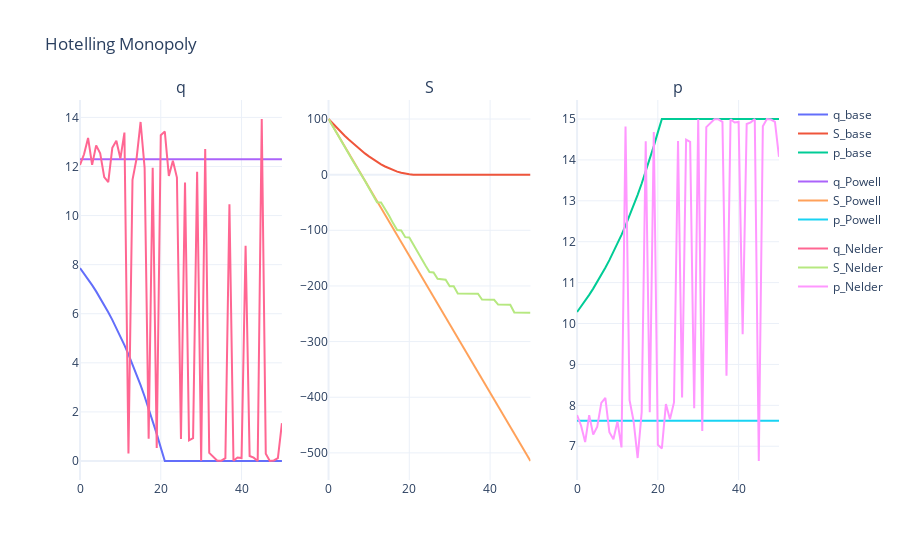

Write notebook code for a chart like this one.
### Markdown cell above
You have a monopolist hotelling model with the characteristics defined below. $S$ defines the finite resource stock, $p_t$ the inverse demand function, $q_t$ the extraction rate and $r$ the constant discount rate.
Complete the code below so that the optimization model runs with good results.
$$
\begin{array}{l}
    S_{t+1} = S_t - q_t \\
    \\
    p_t = a - b q_t\\
    \\
    c_t = c \\
    \\
    \sum_0^{T} q_t \overset{!}{=} S_0\\
    \\
    \rho^t = 1/(1+r)^t\\
\end{array}
$$

Hints for what to do step by step (marked by `<...>` in the code): 
1. Define the function for the state variables $S$
2. Define the constraint function
3. Adjust the extraction costs from a constant $c$ to a linear cost function $c_t = c*q_t$ 
4. (Advanced) Run another model again using the `solver_method='Powell'` and `solver_method='Nelder-Mead`

### Code cell
def hotelling_mono(T = 50, S0 = 100, a=15, b=-0.6, c=0.25, r = 0.05, solver_method = 'SLSQP'):
    rho = 1/(1+r)**np.arange(T+1)

    # State Variables -----------------------------------
    def f_S(i_q):
        S = np.zeros(T+1)
        S[0] = S0
        for t in range(1, T+1):
            S[t] = S[t-1] - i_q[t-1]
        return S
    
    def f_p(i_q):
        return a + b*i_q
    
    def f_c(i_q): 
        return np.full(T+1, c)
    
    # Objective Function -------------------------------
    def f_obj(i_q):
        p = f_p(i_q)
        c = f_c(i_q)

        obj_value = sum(rho[t]*(p[t]-c[t])*i_q[t] for t in range(T+1))

        return -1* obj_value
    
    # Decision Variables -------------------------------
    q = np.full(T+1, 2)
    bnds = [(0, S0) for t in range(T+1)]

    # Constraints --------------------------------------
    def c_total_extr(i_q):
        return S0 - sum([i_q[t] for t in range(T+1)])
    
    cnstr = [
        {'type': 'eq', 'fun': c_total_extr},
    ]   

    # Optimization ---------------------------------
    results = opt.minimize(f_obj, q, bounds=bnds, constraints=cnstr,
                    options={'disp': False}, 
                    method=solver_method
    )

    # Results to Dataframe ------------------------------
    q_opt = results.x
    S_opt = f_S(q_opt)
    p_opt = f_p(q_opt)

    df = pd.DataFrame({
        't': np.arange(T+1),
        'q': q_opt,
        'S': S_opt,
        'p': p_opt,
    })
    return df

df_hotell = hotelling_mono()
df_hotell_powell = hotelling_mono(solver_method='Powell')
df_hotell_nelder = hotelling_mono(solver_method='Nelder-Mead')

fig = make_subplots(rows=1, cols=3, subplot_titles=('q', 'S', 'p'))
add_trace_1x3_subplot(fig, df_hotell, 't', ('q', 'S', 'p'), '_base')
add_trace_1x3_subplot(fig, df_hotell_powell, 't', ('q', 'S', 'p'), '_Powell')
add_trace_1x3_subplot(fig, df_hotell_nelder, 't', ('q', 'S', 'p'), '_Nelder')

fig.update_layout(title='Hotelling Monopoly', template='plotly_white')
fig.show()

### Figure 1 — Plotly figure (JSON) as saved in the notebook; plotly's stock layout.template omitted (floating-point values rounded to 4 significant figures)
{"data": [{"legendgroup": "_base", "mode": "lines", "name": "q_base", "type": "scatter", "x": [0, 1, 2, 3, 4, 5, 6, 7, 8, 9, 10, 11, 12, 13, 14, 15, 16, 17, 18, 19, 20, 21, 22, 23, 24, 25, 26, 27, 28, 29, 30, 31, 32, 33, 34, 35, 36, 37, 38, 39, 40, 41, 42, 43, 44, 45, 46, 47, 48, 49, 50], "xaxis": "x", "y": [7.865, 7.644, 7.411, 7.167, 6.911, 6.642, 6.359, 6.063, 5.751, 5.424, 5.081, 4.72, 4.341, 3.944, 3.527, 3.089, 2.628, 2.145, 1.638, 1.105, 0.546, 2.078e-15, 1.454e-16, 2.557e-16, 8.045e-16, 1.12e-15, 0, 0, 0, 4.025e-16, 1.128e-16, 9.881e-16, 0, 0, 0, 2.995e-16, 2.658e-16, 0, 0, 0, 0, 0, 0, 0, 0, 1.401e-15, 1.479e-15, 0, 0, 1.346e-15, 8.269e-16], "yaxis": "y"}, {"legendgroup": "_base", "mode": "lines", "name": "S_base", "type": "scatter", "x": [0, 1, 2, 3, 4, 5, 6, 7, 8, 9, 10, 11, 12, 13, 14, 15, 16, 17, 18, 19, 20, 21, 22, 23, 24, 25, 26, 27, 28, 29, 30, 31, 32, 33, 34, 35, 36, 37, 38, 39, 40, 41, 42, 43, 44, 45, 46, 47, 48, 49, 50], "xaxis": "x2", "y": [100, 92.14, 84.49, 77.08, 69.91, 63.0, 56.36, 50.0, 43.94, 38.19, 32.76, 27.68, 22.96, 18.62, 14.68, 11.15, 8.062, 5.434, 3.289, 1.651, 0.546, -1.543e-14, -1.751e-14, -1.766e-14, -1.791e-14, -1.872e-14, -1.984e-14, -1.984e-14, -1.984e-14, -1.984e-14, -2.024e-14, -2.035e-14, -2.134e-14, -2.134e-14, -2.134e-14, -2.134e-14, -2.164e-14, -2.19e-14, -2.19e-14, -2.19e-14, -2.19e-14, -2.19e-14, -2.19e-14, -2.19e-14, -2.19e-14, -2.19e-14, -2.331e-14, -2.478e-14, -2.478e-14, -2.478e-14, -2.613e-14], "yaxis": "y2"}, {"legendgroup": "_base", "mode": "lines", "name": "p_base", "type": "scatter", "x": [0, 1, 2, 3, 4, 5, 6, 7, 8, 9, 10, 11, 12, 13, 14, 15, 16, 17, 18, 19, 20, 21, 22, 23, 24, 25, 26, 27, 28, 29, 30, 31, 32, 33, 34, 35, 36, 37, 38, 39, 40, 41, 42, 43, 44, 45, 46, 47, 48, 49, 50], "xaxis": "x3", "y": [10.28, 10.41, 10.55, 10.7, 10.85, 11.01, 11.18, 11.36, 11.55, 11.75, 11.95, 12.17, 12.4, 12.63, 12.88, 13.15, 13.42, 13.71, 14.02, 14.34, 14.67, 15.0, 15, 15, 15, 15, 15, 15, 15, 15, 15, 15, 15, 15, 15, 15, 15, 15, 15, 15, 15, 15, 15, 15, 15, 15, 15, 15, 15, 15, 15], "yaxis": "y3"}, {"legendgroup": "_Powell", "mode": "lines", "name": "q_Powell", "type": "scatter", "x": [0, 1, 2, 3, 4, 5, 6, 7, 8, 9, 10, 11, 12, 13, 14, 15, 16, 17, 18, 19, 20, 21, 22, 23, 24, 25, 26, 27, 28, 29, 30, 31, 32, 33, 34, 35, 36, 37, 38, 39, 40, 41, 42, 43, 44, 45, 46, 47, 48, 49, 50], "xaxis": "x", "y": [12.29, 12.29, 12.29, 12.29, 12.29, 12.29, 12.29, 12.29, 12.29, 12.29, 12.29, 12.29, 12.29, 12.29, 12.29, 12.29, 12.29, 12.29, 12.29, 12.29, 12.29, 12.29, 12.29, 12.29, 12.29, 12.29, 12.29, 12.29, 12.29, 12.29, 12.29, 12.29, 12.29, 12.29, 12.29, 12.29, 12.29, 12.29, 12.29, 12.29, 12.29, 12.29, 12.29, 12.29, 12.29, 12.29, 12.29, 12.29, 12.29, 12.29, 12.29], "yaxis": "y"}, {"legendgroup": "_Powell", "mode": "lines", "name": "S_Powell", "type": "scatter", "x": [0, 1, 2, 3, 4, 5, 6, 7, 8, 9, 10, 11, 12, 13, 14, 15, 16, 17, 18, 19, 20, 21, 22, 23, 24, 25, 26, 27, 28, 29, 30, 31, 32, 33, 34, 35, 36, 37, 38, 39, 40, 41, 42, 43, 44, 45, 46, 47, 48, 49, 50], "xaxis": "x2", "y": [100, 87.71, 75.42, 63.12, 50.83, 38.54, 26.25, 13.96, 1.667, -10.63, -22.92, -35.21, -47.5, -59.79, -72.08, -84.38, -96.67, -109.0, -121.3, -133.5, -145.8, -158.1, -170.4, -182.7, -195.0, -207.3, -219.6, -231.9, -244.2, -256.5, -268.8, -281.0, -293.3, -305.6, -317.9, -330.2, -342.5, -354.8, -367.1, -379.4, -391.7, -404.0, -416.3, -428.5, -440.8, -453.1, -465.4, -477.7, -490.0, -502.3, -514.6], "yaxis": "y2"}, {"legendgroup": "_Powell", "mode": "lines", "name": "p_Powell", "type": "scatter", "x": [0, 1, 2, 3, 4, 5, 6, 7, 8, 9, 10, 11, 12, 13, 14, 15, 16, 17, 18, 19, 20, 21, 22, 23, 24, 25, 26, 27, 28, 29, 30, 31, 32, 33, 34, 35, 36, 37, 38, 39, 40, 41, 42, 43, 44, 45, 46, 47, 48, 49, 50], "xaxis": "x3", "y": [7.625, 7.625, 7.625, 7.625, 7.625, 7.625, 7.625, 7.625, 7.625, 7.625, 7.625, 7.625, 7.625, 7.625, 7.625, 7.625, 7.625, 7.625, 7.625, 7.625, 7.625, 7.625, 7.625, 7.625, 7.625, 7.625, 7.625, 7.625, 7.625, 7.625, 7.625, 7.625, 7.625, 7.625, 7.625, 7.625, 7.625, 7.625, 7.625, 7.625, 7.625, 7.625, 7.625, 7.625, 7.625, 7.625, 7.625, 7.625, 7.625, 7.625, 7.625], "yaxis": "y3"}, {"legendgroup": "_Nelder", "mode": "lines", "name": "q_Nelder", "type": "scatter", "x": [0, 1, 2, 3, 4, 5, 6, 7, 8, 9, 10, 11, 12, 13, 14, 15, 16, 17, 18, 19, 20, 21, 22, 23, 24, 25, 26, 27, 28, 29, 30, 31, 32, 33, 34, 35, 36, 37, 38, 39, 40, 41, 42, 43, 44, 45, 46, 47, 48, 49, 50], "xaxis": "x", "y": [12.06, 12.5, 13.16, 12.06, 12.86, 12.53, 11.56, 11.37, 12.76, 13.05, 12.32, 13.38, 0.3035, 11.46, 12.31, 13.81, 11.94, 0.904, 11.95, 0.5285, 13.28, 13.42, 11.62, 12.24, 11.55, 0.8926, 11.35, 0.8396, 0.9302, 11.78, 0.005705, 12.72, 0.3322, 0.1564, 0.009763, 0.01368, 0.1179, 10.46, 0.01392, 0.1448, 0.1191, 8.766, 0.2048, 0.1355, 0, 13.93, 0.2979, 0.0001051, 0.02128, 0.1153, 1.542], "yaxis": "y"}, {"legendgroup": "_Nelder", "mode": "lines", "name": "S_Nelder", "type": "scatter", "x": [0, 1, 2, 3, 4, 5, 6, 7, 8, 9, 10, 11, 12, 13, 14, 15, 16, 17, 18, 19, 20, 21, 22, 23, 24, 25, 26, 27, 28, 29, 30, 31, 32, 33, 34, 35, 36, 37, 38, 39, 40, 41, 42, 43, 44, 45, 46, 47, 48, 49, 50], "xaxis": "x2", "y": [100, 87.94, 75.44, 62.27, 50.21, 37.35, 24.82, 13.25, 1.884, -10.88, -23.93, -36.25, -49.63, -49.94, -61.4, -73.71, -87.52, -99.47, -100.4, -112.3, -112.8, -126.1, -139.5, -151.2, -163.4, -174.9, -175.8, -187.2, -188.0, -189.0, -200.7, -200.7, -213.5, -213.8, -213.9, -214.0, -214.0, -214.1, -224.5, -224.6, -224.7, -224.8, -233.6, -233.8, -233.9, -233.9, -247.9, -248.2, -248.2, -248.2, -248.3], "yaxis": "y2"}, {"legendgroup": "_Nelder", "mode": "lines", "name": "p_Nelder", "type": "scatter", "x": [0, 1, 2, 3, 4, 5, 6, 7, 8, 9, 10, 11, 12, 13, 14, 15, 16, 17, 18, 19, 20, 21, 22, 23, 24, 25, 26, 27, 28, 29, 30, 31, 32, 33, 34, 35, 36, 37, 38, 39, 40, 41, 42, 43, 44, 45, 46, 47, 48, 49, 50], "xaxis": "x3", "y": [7.761, 7.502, 7.101, 7.761, 7.284, 7.48, 8.061, 8.18, 7.343, 7.169, 7.607, 6.971, 14.82, 8.125, 7.611, 6.712, 7.833, 14.46, 7.832, 14.68, 7.034, 6.947, 8.031, 7.659, 8.072, 14.46, 8.192, 14.5, 14.44, 7.93, 15.0, 7.371, 14.8, 14.91, 14.99, 14.99, 14.93, 8.724, 14.99, 14.91, 14.93, 9.741, 14.88, 14.92, 15, 6.639, 14.82, 15.0, 14.99, 14.93, 14.08], "yaxis": "y3"}], "layout": {"annotations": [{"font": {"size": 16}, "showarrow": false, "text": "q", "x": 0.1444, "xanchor": "center", "xref": "paper", "y": 1, "yanchor": "bottom", "yref": "paper"}, {"font": {"size": 16}, "showarrow": false, "text": "S", "x": 0.5, "xanchor": "center", "xref": "paper", "y": 1, "yanchor": "bottom", "yref": "paper"}, {"font": {"size": 16}, "showarrow": false, "text": "p", "x": 0.8556, "xanchor": "center", "xref": "paper", "y": 1, "yanchor": "bottom", "yref": "paper"}], "title": {"text": "Hotelling Monopoly"}, "xaxis": {"anchor": "y", "domain": [0, 0.2889]}, "xaxis2": {"anchor": "y2", "domain": [0.3556, 0.6444]}, "xaxis3": {"anchor": "y3", "domain": [0.7111, 1]}, "yaxis": {"anchor": "x", "domain": [0, 1]}, "yaxis2": {"anchor": "x2", "domain": [0, 1]}, "yaxis3": {"anchor": "x3", "domain": [0, 1]}}}
